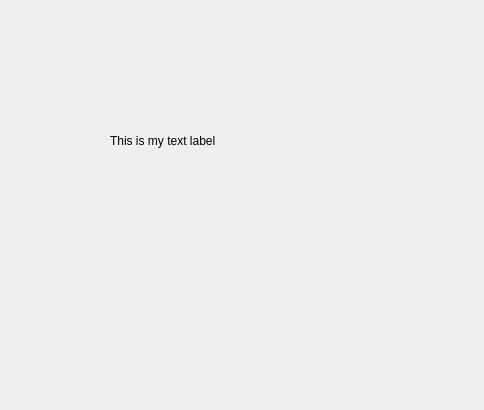
<?xml version="1.0" encoding="UTF-8"?>
<ui version="4.0">
 <class>Dialog</class>
 <widget class="QDialog" name="Dialog">
  <property name="geometry">
   <rect>
    <x>0</x>
    <y>0</y>
    <width>484</width>
    <height>410</height>
   </rect>
  </property>
  <property name="windowTitle">
   <string>Dialog</string>
  </property>
  <widget class="QLabel" name="label">
   <property name="geometry">
    <rect>
     <x>110</x>
     <y>110</y>
     <width>171</width>
     <height>61</height>
    </rect>
   </property>
   <property name="text">
    <string>This is my text label</string>
   </property>
  </widget>
 </widget>
 <resources/>
 <connections/>
</ui>
